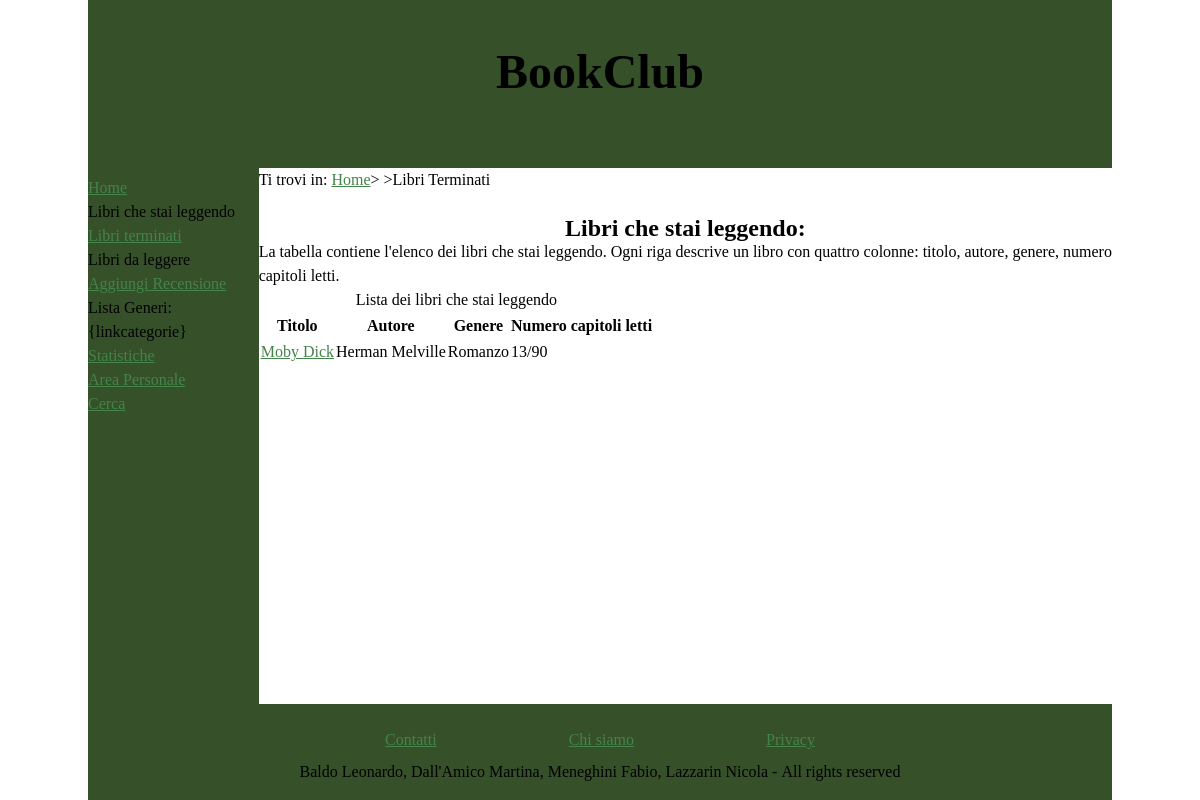
Page /stai_leggendo.php (signed in) on the committed database.
### tables this page shows
CREATE TABLE `sta_leggendo` (
  `username` varchar(25) NOT NULL,
  `id_libro` int(10) unsigned NOT NULL,
  `n_capitoli_letti` int(10) unsigned NOT NULL,
  PRIMARY KEY (`username`,`id_libro`),
  KEY `fk_id_libro_3` (`id_libro`),
  CONSTRAINT `fk_id_libro_3` FOREIGN KEY (`id_libro`) REFERENCES `libri` (`id`) ON DELETE CASCADE ON UPDATE CASCADE,
  CONSTRAINT `fk_username_2` FOREIGN KEY (`username`) REFERENCES `utenti` (`username`) ON DELETE CASCADE ON UPDATE CASCADE
);

CREATE TABLE `libri` (
  `id` int(10) unsigned NOT NULL AUTO_INCREMENT,
  `titolo` varchar(100) NOT NULL,
  `genere` varchar(100) NOT NULL,
  `lingua` varchar(25) NOT NULL,
  `trama` varchar(1000) NOT NULL,
  `autore` varchar(100) NOT NULL,
  `n_capitoli` int(10) unsigned NOT NULL,
  PRIMARY KEY (`id`)
);

### DBAccess.php (called while the page is built, shortened)
<?php
class DBAccess {
    private $HOST_DB = "localhost";
    private $DATABASE_NAME = "bookclub";
    private $USERNAME = "root";
    private $PASSWORD = "";
    private $connection;
    public function openDBConnection() {
        $this -> connection = mysqli_connect(
            $this->HOST_DB,
            $this->USERNAME,
            $this->PASSWORD,
            $this->DATABASE_NAME
        );
        return mysqli_connect_errno() == 0;
    }
    public function getListaStaLeggendo($username) {
        $query = "SELECT libri.titolo, libri.autore, libri.genere, sta_leggendo.n_capitoli_letti, libri.n_capitoli
                  FROM libri, sta_leggendo
                  WHERE sta_leggendo.username = '$username'
                  AND sta_leggendo.id_libro = libri.id";
        $queryResult = mysqli_query($this -> connection, $query);
        if(mysqli_num_rows($queryResult) != 0) {
            $result = array();
            while($row = mysqli_fetch_assoc($queryResult)) {
                $result[] = $row;
            }
            return $result;
        }
        else {
            return null;
        }
    }
}
?>

### stai_leggendo.php (the view, shortened to what this page needs)
<?php
require_once "DBAccess.php";
$paginaHTML = file_get_contents("template/templateStaiLeggendo.html");
$listaLibri = "";
try {
    $connection = new DBAccess();
    $connectionOk = $connection -> openDBConnection();
    if($connectionOk) {
        $lista = $connection -> getListaStaLeggendo($_SESSION['username']);
        if(empty($lista)) {
            $listaLibri = "Non stai leggendo nessun libro. Aggiungine uno ora dalla lista dei tuoi libri salvati.";
        }
        else {
            $listaLibri .= '<p id="descr">La tabella contiene l\'elenco dei libri che stai leggendo. Ogni riga descrive un libro con quattro colonne: titolo, autore, genere, numero capitoli letti.</p>
                            <table aria-describedby="descr">
                            <caption>Lista dei libri che stai leggendo</caption>
                            <tr>
                                <th scope="col">Titolo</th>
                                <th scope="col">Autore</th>
                                <th scope="col">Genere</th>
                                <th scope="col">Numero capitoli letti</th>
                            </tr>';
            foreach($lista as $libro) {
                $listaLibri .= '<tr>
                                    <td scope="row"><a href="templateSchedaLibro.html">'.$libro["titolo"].'</a></td>
                                    <td>'.$libro["autore"].'</td>
                                    <td>'.$libro["genere"].'</td>
                                    <td>'.$libro["n_capitoli_letti"].'/'.$libro["n_capitoli"].'</td>
                                </tr>';
            }
            $listaLibri .= "</table>";
        }
    }
    else {
        echo "Connessione fallita";
    }
}
catch(Throwable $e) {
    echo "Errore: ".$e -> getMessage();
}
$paginaHTML = str_replace("{listaLibri}", $listaLibri, $paginaHTML);
echo $paginaHTML;
?>

### css/style.css (style rules this page uses)
* { margin:0; padding:0; }
:root { --flagColor: #36502A; --background: white; --textColor: black; --linkColor: #438448; --visitedLinkColor: #660030; }
a:link { color: var(--linkColor); }
#breadcrumbs { grid-area: b; }
html, body { margin-left: auto; margin-right: auto; }
html { font-size: 100%; line-height: 1.5em; background-color: var(--background); }
.titolo { margin-bottom: 1em; }
header { grid-area: h; background-color: var(--flagColor); color: var(--textColor); text-align: center; padding: 1.5em; font-size: 1.5em; margin: 0em; }
header h1 { text-align: center; }
body { max-width: 1024px; display: grid; grid-template-columns: 1fr 5fr; grid-template-rows: auto auto 1fr auto; grid-template-areas: "h h" "m b" "m c" "f f"; height: 100vh; }
#menu { grid-area: m; padding: 0.5em 0em; background-color: var(--flagColor); color: var(--textColor); height: 100%; }
main { grid-area: c; max-width: 1024px; }
h2 { text-align: center; width: 100%; padding-top: 1em; }
footer { grid-area: f; background-color: var(--flagColor); color: var(--textColor); text-align: center; padding: 1em 0em; }
footer ul { padding: 0.5em; }
footer ul li { display: inline-block; padding: 0em 4em; }
ul { list-style: none; }

### css/mobile.css (style rules this page uses)
html { font-size: 120%; }
header { padding: 1em; }
#menu { width: 100%; text-align: center; padding: 0.5em 0em; }
#breadcrumbs { display: none; }
footer { text-align: center; padding: 0.5em 0em; }
footer ul li { display: inline-block; padding: 0em 1em; }

### css/print.css (style rules this page uses)
* { margin: 0; padding: 0; }
html, body { font-size: 12pt; margin: auto; }
header { text-align: center; padding: 1em 0em; }
header h1 { font-size: 4em; }
#breadcrumbs { display:none; }
#menu { display: none; }
main { text-align: justify; width: auto; padding: 1.5em; }
main h2 { text-align: center; font-size: 2em; }
footer { display: none; }

### rows in the picture
sta_leggendo: id_libro.titolo "Moby Dick", id_libro.autore "Herman Melville", id_libro.genere "Romanzo", n_capitoli_letti "13", id_libro.n_capitoli "90"
